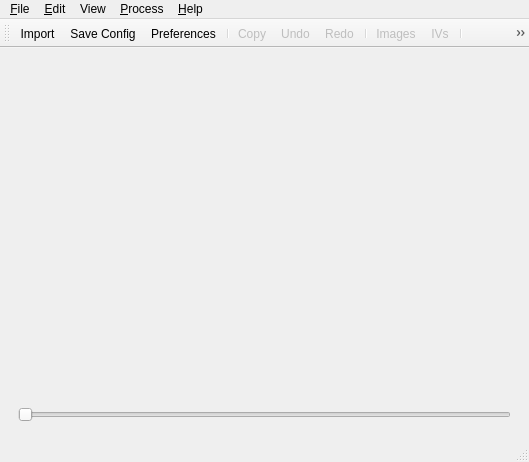
<?xml version="1.0" encoding="UTF-8"?>
<ui version="4.0">
 <class>MainWindow</class>
 <widget class="QMainWindow" name="MainWindow">
  <property name="windowModality">
   <enum>Qt::NonModal</enum>
  </property>
  <property name="geometry">
   <rect>
    <x>0</x>
    <y>0</y>
    <width>529</width>
    <height>462</height>
   </rect>
  </property>
  <property name="windowTitle">
   <string>Extract-PyV</string>
  </property>
  <property name="windowIcon">
   <iconset resource="Res/res.qrc">
    <normaloff>:/IV_128x128.png</normaloff>:/IV_128x128.png</iconset>
  </property>
  <property name="toolTip">
   <string>Extract I(V) curves from a set of images</string>
  </property>
  <widget class="QWidget" name="centralwidget">
   <layout class="QVBoxLayout" name="verticalLayout_2">
    <property name="sizeConstraint">
     <enum>QLayout::SetNoConstraint</enum>
    </property>
    <item>
     <widget class="QStackedWidget" name="stack">
      <property name="currentIndex">
       <number>0</number>
      </property>
      <widget class="QWidget" name="page">
       <layout class="QVBoxLayout" name="verticalLayout_3">
        <item>
         <layout class="QVBoxLayout" name="verticalLayout">
          <item>
           <layout class="QHBoxLayout" name="horizontalLayout">
            <item>
             <widget class="QLabel" name="label">
              <property name="sizePolicy">
               <sizepolicy hsizetype="Preferred" vsizetype="Preferred">
                <horstretch>0</horstretch>
                <verstretch>0</verstretch>
               </sizepolicy>
              </property>
              <property name="toolTip">
               <string extracomment="Testing"/>
              </property>
              <property name="text">
               <string/>
              </property>
              <property name="alignment">
               <set>Qt::AlignCenter</set>
              </property>
             </widget>
            </item>
           </layout>
          </item>
          <item>
           <widget class="QSlider" name="imageSlider">
            <property name="minimum">
             <number>-1</number>
            </property>
            <property name="maximum">
             <number>0</number>
            </property>
            <property name="value">
             <number>-1</number>
            </property>
            <property name="orientation">
             <enum>Qt::Horizontal</enum>
            </property>
           </widget>
          </item>
         </layout>
        </item>
       </layout>
      </widget>
      <widget class="QWidget" name="page_2">
       <widget class="MatplotlibWidget" name="mplwidget">
        <property name="geometry">
         <rect>
          <x>-10</x>
          <y>-13</y>
          <width>381</width>
          <height>371</height>
         </rect>
        </property>
        <property name="sizePolicy">
         <sizepolicy hsizetype="Maximum" vsizetype="Expanding">
          <horstretch>0</horstretch>
          <verstretch>0</verstretch>
         </sizepolicy>
        </property>
       </widget>
       <widget class="QListWidget" name="listIVs">
        <property name="geometry">
         <rect>
          <x>359</x>
          <y>0</y>
          <width>151</width>
          <height>361</height>
         </rect>
        </property>
        <property name="sizePolicy">
         <sizepolicy hsizetype="MinimumExpanding" vsizetype="Expanding">
          <horstretch>0</horstretch>
          <verstretch>0</verstretch>
         </sizepolicy>
        </property>
        <property name="frameShape">
         <enum>QFrame::NoFrame</enum>
        </property>
        <property name="lineWidth">
         <number>1</number>
        </property>
       </widget>
      </widget>
     </widget>
    </item>
   </layout>
  </widget>
  <widget class="QMenuBar" name="menubar">
   <property name="geometry">
    <rect>
     <x>0</x>
     <y>0</y>
     <width>529</width>
     <height>21</height>
    </rect>
   </property>
   <widget class="QMenu" name="menuFile">
    <property name="title">
     <string>&amp;File</string>
    </property>
    <addaction name="actionOpen"/>
    <addaction name="actionExportIVs"/>
    <addaction name="actionSave"/>
    <addaction name="actionPreferences"/>
    <addaction name="actionClose"/>
   </widget>
   <widget class="QMenu" name="menuHelp">
    <property name="title">
     <string>&amp;Help</string>
    </property>
    <addaction name="actionHelp"/>
    <addaction name="separator"/>
    <addaction name="actionReportBug"/>
    <addaction name="actionUpdate"/>
    <addaction name="separator"/>
    <addaction name="actionAbout"/>
    <addaction name="actionAboutQt"/>
   </widget>
   <widget class="QMenu" name="menuEdit">
    <property name="title">
     <string>&amp;Edit</string>
    </property>
    <addaction name="actionUndo"/>
    <addaction name="actionRedo"/>
    <addaction name="separator"/>
    <addaction name="actionCopy"/>
    <addaction name="actionCopyRaw"/>
   </widget>
   <widget class="QMenu" name="menuExtract">
    <property name="title">
     <string>&amp;Process</string>
    </property>
    <addaction name="actionRename"/>
    <addaction name="actionConvert"/>
    <addaction name="separator"/>
    <addaction name="actionAddMask"/>
    <addaction name="actionMarkReference"/>
    <addaction name="actionMarkReflexes"/>
    <addaction name="actionEditConfig"/>
    <addaction name="separator"/>
    <addaction name="actionExtract"/>
    <addaction name="separator"/>
    <addaction name="actionSmooth"/>
    <addaction name="actionTrim"/>
    <addaction name="actionOffset"/>
   </widget>
   <widget class="QMenu" name="menuView">
    <property name="title">
     <string>View</string>
    </property>
    <addaction name="actionImages"/>
    <addaction name="actionIVs"/>
   </widget>
   <addaction name="menuFile"/>
   <addaction name="menuEdit"/>
   <addaction name="menuView"/>
   <addaction name="menuExtract"/>
   <addaction name="menuHelp"/>
  </widget>
  <widget class="QStatusBar" name="statusbar"/>
  <widget class="QToolBar" name="toolBar">
   <property name="windowTitle">
    <string>toolBar</string>
   </property>
   <property name="iconSize">
    <size>
     <width>16</width>
     <height>16</height>
    </size>
   </property>
   <attribute name="toolBarArea">
    <enum>TopToolBarArea</enum>
   </attribute>
   <attribute name="toolBarBreak">
    <bool>false</bool>
   </attribute>
   <addaction name="actionOpen"/>
   <addaction name="actionSave"/>
   <addaction name="actionPreferences"/>
   <addaction name="separator"/>
   <addaction name="actionCopy"/>
   <addaction name="actionUndo"/>
   <addaction name="actionRedo"/>
   <addaction name="separator"/>
   <addaction name="actionImages"/>
   <addaction name="actionIVs"/>
   <addaction name="separator"/>
   <addaction name="actionRename"/>
   <addaction name="actionConvert"/>
   <addaction name="separator"/>
   <addaction name="actionAddMask"/>
   <addaction name="actionMarkReference"/>
   <addaction name="actionExtract"/>
   <addaction name="separator"/>
   <addaction name="actionSmooth"/>
   <addaction name="actionTrim"/>
   <addaction name="actionOffset"/>
   <addaction name="separator"/>
   <addaction name="actionAbout"/>
  </widget>
  <action name="actionOpen">
   <property name="icon">
    <iconset resource="Res/res.qrc">
     <normaloff>:/folder_fill_32x32.png</normaloff>:/folder_fill_32x32.png</iconset>
   </property>
   <property name="text">
    <string>&amp;Import...</string>
   </property>
   <property name="shortcut">
    <string>Ctrl+I</string>
   </property>
  </action>
  <action name="actionClose">
   <property name="icon">
    <iconset resource="Res/res.qrc">
     <normaloff>:/exit_32x32.png</normaloff>:/exit_32x32.png</iconset>
   </property>
   <property name="text">
    <string>&amp;Close</string>
   </property>
   <property name="shortcut">
    <string>Ctrl+Q</string>
   </property>
  </action>
  <action name="actionSave">
   <property name="icon">
    <iconset resource="Res/res.qrc">
     <normaloff>:/save_32x32.png</normaloff>:/save_32x32.png</iconset>
   </property>
   <property name="text">
    <string>&amp;Save Config</string>
   </property>
   <property name="shortcut">
    <string>Ctrl+S</string>
   </property>
  </action>
  <action name="actionPreferences">
   <property name="icon">
    <iconset resource="Res/res.qrc">
     <normaloff>:/wrench_32x32.png</normaloff>:/wrench_32x32.png</iconset>
   </property>
   <property name="text">
    <string>&amp;Preferences</string>
   </property>
   <property name="shortcut">
    <string>Ctrl+P</string>
   </property>
  </action>
  <action name="actionCopy">
   <property name="enabled">
    <bool>false</bool>
   </property>
   <property name="icon">
    <iconset resource="Res/res.qrc">
     <normaloff>:/copy_32x32.png</normaloff>:/copy_32x32.png</iconset>
   </property>
   <property name="text">
    <string>&amp;Copy</string>
   </property>
   <property name="shortcut">
    <string>Ctrl+C</string>
   </property>
  </action>
  <action name="actionAbout">
   <property name="icon">
    <iconset resource="Res/res.qrc">
     <normaloff>:/info_16x32.png</normaloff>:/info_16x32.png</iconset>
   </property>
   <property name="text">
    <string>About Extract-PyV</string>
   </property>
   <property name="shortcut">
    <string>Ctrl+Shift+A</string>
   </property>
  </action>
  <action name="actionRename">
   <property name="enabled">
    <bool>false</bool>
   </property>
   <property name="icon">
    <iconset resource="Res/res.qrc">
     <normaloff>:/font_32x32.png</normaloff>:/font_32x32.png</iconset>
   </property>
   <property name="text">
    <string>&amp;Rename...</string>
   </property>
   <property name="shortcut">
    <string>Ctrl+R</string>
   </property>
  </action>
  <action name="actionConvert">
   <property name="enabled">
    <bool>false</bool>
   </property>
   <property name="icon">
    <iconset resource="Res/res.qrc">
     <normaloff>:/convert_32x24.png</normaloff>:/convert_32x24.png</iconset>
   </property>
   <property name="text">
    <string>&amp;Convert...</string>
   </property>
   <property name="shortcut">
    <string>Ctrl+Shift+C</string>
   </property>
  </action>
  <action name="actionExtract">
   <property name="enabled">
    <bool>false</bool>
   </property>
   <property name="icon">
    <iconset resource="Res/res.qrc">
     <normaloff>:/extract_32x32.png</normaloff>:/extract_32x32.png</iconset>
   </property>
   <property name="text">
    <string>E&amp;xtract...</string>
   </property>
   <property name="shortcut">
    <string>Ctrl+Shift+X</string>
   </property>
  </action>
  <action name="actionHelp">
   <property name="icon">
    <iconset resource="Res/res.qrc">
     <normaloff>:/book_32x32.png</normaloff>:/book_32x32.png</iconset>
   </property>
   <property name="text">
    <string>Help...</string>
   </property>
   <property name="shortcut">
    <string>F1</string>
   </property>
  </action>
  <action name="actionAddMask">
   <property name="enabled">
    <bool>true</bool>
   </property>
   <property name="icon">
    <iconset resource="Res/res.qrc">
     <normaloff>:/mask_32x32.png</normaloff>:/mask_32x32.png</iconset>
   </property>
   <property name="text">
    <string>&amp;Add Mask</string>
   </property>
   <property name="shortcut">
    <string>Ctrl+M</string>
   </property>
  </action>
  <action name="actionCopyRaw">
   <property name="enabled">
    <bool>false</bool>
   </property>
   <property name="icon">
    <iconset resource="Res/res.qrc">
     <normaloff>:/new_window_32x32.png</normaloff>:/new_window_32x32.png</iconset>
   </property>
   <property name="text">
    <string>Copy (&amp;Raw)</string>
   </property>
   <property name="shortcut">
    <string>Alt+C</string>
   </property>
  </action>
  <action name="actionMarkReference">
   <property name="enabled">
    <bool>false</bool>
   </property>
   <property name="icon">
    <iconset resource="Res/res.qrc">
     <normaloff>:/share_32x32.png</normaloff>:/share_32x32.png</iconset>
   </property>
   <property name="text">
    <string>&amp;Reference</string>
   </property>
   <property name="shortcut">
    <string>Ctrl+Shift+M</string>
   </property>
  </action>
  <action name="actionMarkReflexes">
   <property name="enabled">
    <bool>false</bool>
   </property>
   <property name="icon">
    <iconset resource="Res/res.qrc">
     <normaloff>:/pattern_32x32.png</normaloff>:/pattern_32x32.png</iconset>
   </property>
   <property name="text">
    <string>Mark &amp;Reflexes</string>
   </property>
   <property name="shortcut">
    <string>Ctrl+Shift+R</string>
   </property>
  </action>
  <action name="actionEditConfig">
   <property name="icon">
    <iconset resource="Res/res.qrc">
     <normaloff>:/pencil_32x32.png</normaloff>:/pencil_32x32.png</iconset>
   </property>
   <property name="text">
    <string>&amp;Edit Configuration</string>
   </property>
   <property name="shortcut">
    <string>Ctrl+Alt+E</string>
   </property>
  </action>
  <action name="actionExportIVs">
   <property name="enabled">
    <bool>false</bool>
   </property>
   <property name="icon">
    <iconset resource="Res/res.qrc">
     <normaloff>:/export_32x32.png</normaloff>:/export_32x32.png</iconset>
   </property>
   <property name="text">
    <string>&amp;Export IVs...</string>
   </property>
   <property name="shortcut">
    <string>Ctrl+E</string>
   </property>
  </action>
  <action name="actionReportBug">
   <property name="icon">
    <iconset resource="Res/res.qrc">
     <normaloff>:/mail_32x32.png</normaloff>:/mail_32x32.png</iconset>
   </property>
   <property name="text">
    <string>&amp;Email Developers</string>
   </property>
   <property name="shortcut">
    <string>Ctrl+Shift+E</string>
   </property>
  </action>
  <action name="actionImages">
   <property name="enabled">
    <bool>false</bool>
   </property>
   <property name="icon">
    <iconset resource="Res/res.qrc">
     <normaloff>:/image_32x32.png</normaloff>:/image_32x32.png</iconset>
   </property>
   <property name="text">
    <string>&amp;Images</string>
   </property>
   <property name="shortcut">
    <string>Ctrl+Alt+I</string>
   </property>
  </action>
  <action name="actionIVs">
   <property name="enabled">
    <bool>false</bool>
   </property>
   <property name="icon">
    <iconset resource="Res/res.qrc">
     <normaloff>:/IV_32x32.png</normaloff>:/IV_32x32.png</iconset>
   </property>
   <property name="text">
    <string>I&amp;Vs</string>
   </property>
   <property name="shortcut">
    <string>Ctrl+Alt+V</string>
   </property>
  </action>
  <action name="actionSmooth">
   <property name="enabled">
    <bool>false</bool>
   </property>
   <property name="icon">
    <iconset resource="Res/res.qrc">
     <normaloff>:/smooth2_32x32.png</normaloff>:/smooth2_32x32.png</iconset>
   </property>
   <property name="text">
    <string>&amp;Smooth</string>
   </property>
   <property name="shortcut">
    <string>Alt+S</string>
   </property>
  </action>
  <action name="actionTrim">
   <property name="enabled">
    <bool>false</bool>
   </property>
   <property name="icon">
    <iconset resource="Res/res.qrc">
     <normaloff>:/move_horizontal_32x12.png</normaloff>:/move_horizontal_32x12.png</iconset>
   </property>
   <property name="text">
    <string>Region &amp;Trim</string>
   </property>
   <property name="shortcut">
    <string>Alt+T</string>
   </property>
  </action>
  <action name="actionOffset">
   <property name="enabled">
    <bool>false</bool>
   </property>
   <property name="icon">
    <iconset resource="Res/res.qrc">
     <normaloff>:/move_vertical_12x32.png</normaloff>:/move_vertical_12x32.png</iconset>
   </property>
   <property name="text">
    <string>&amp;Offset</string>
   </property>
   <property name="shortcut">
    <string>Alt+O</string>
   </property>
  </action>
  <action name="actionUndo">
   <property name="enabled">
    <bool>false</bool>
   </property>
   <property name="icon">
    <iconset resource="Res/res.qrc">
     <normaloff>:/undo_32x32.png</normaloff>:/undo_32x32.png</iconset>
   </property>
   <property name="text">
    <string>Undo</string>
   </property>
   <property name="shortcut">
    <string>Ctrl+Z</string>
   </property>
  </action>
  <action name="actionRedo">
   <property name="enabled">
    <bool>false</bool>
   </property>
   <property name="icon">
    <iconset resource="Res/res.qrc">
     <normaloff>:/redo2_32x32.png</normaloff>:/redo2_32x32.png</iconset>
   </property>
   <property name="text">
    <string>Redo</string>
   </property>
   <property name="shortcut">
    <string>Ctrl+Y</string>
   </property>
  </action>
  <action name="actionUpdate">
   <property name="icon">
    <iconset resource="Res/res.qrc">
     <normaloff>:/rss_alt_32x32.png</normaloff>:/rss_alt_32x32.png</iconset>
   </property>
   <property name="text">
    <string>Update...</string>
   </property>
   <property name="shortcut">
    <string>Ctrl+Alt+U</string>
   </property>
  </action>
  <action name="actionAboutQt">
   <property name="icon">
    <iconset resource="Res/res.qrc">
     <normaloff>:/Qt_32x32.png</normaloff>:/Qt_32x32.png</iconset>
   </property>
   <property name="text">
    <string>About Qt</string>
   </property>
  </action>
  <action name="actionLoad_Config">
   <property name="text">
    <string>Load Config</string>
   </property>
  </action>
 </widget>
 <customwidgets>
  <customwidget>
   <class>MatplotlibWidget</class>
   <extends>QWidget</extends>
   <header>matplotlibwidget</header>
  </customwidget>
 </customwidgets>
 <resources>
  <include location="Res/res.qrc"/>
 </resources>
 <connections/>
</ui>
